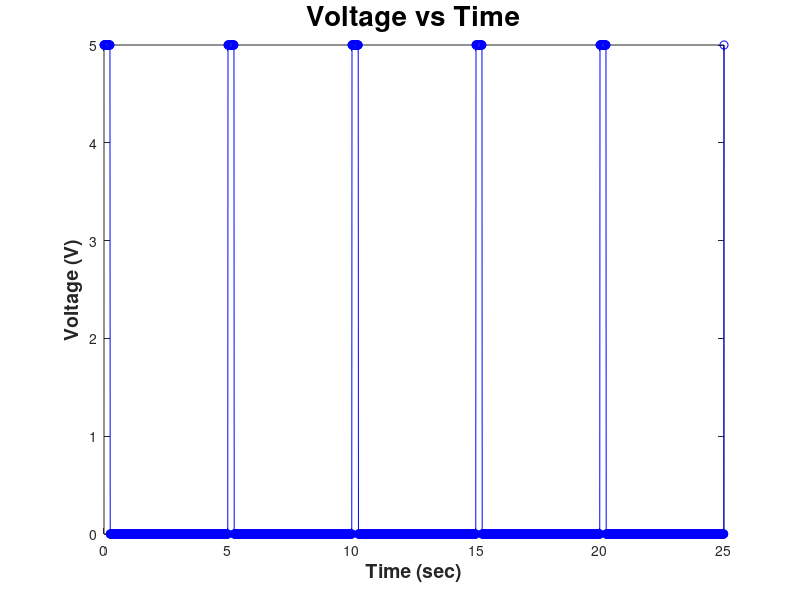

Here is the MATLAB script that generated this plot:
%Models_Hw3
clc;
%Problem 2
clear;
%Input
Name = input('Please enter your full name: ','s');
Age = input('Please enter your age: ','s');
City = input('Please enter your city of residence: ','s');
State = input('Please enter your state of residence: ','s');
Zip_Code = input('Please enter you zip code: ','s');

%Output
fprintf('Your name is %s.\n',Name);
fprintf('Your age is %s.\n',Age);
fprintf('You live in the city %s.\n',City);
fprintf('You live in the state %s.\n',State);
fprintf('Your zip code is %s.\n',Zip_Code);

Verify_Info = menu('Is this information correct?','Yes','No');

%Problem 3
clear; clc;
%Inputs
T = input('What is the period? '); %T is the period length
tau = input('What is the duty cycle? '); %tau is the duty cycle
N = input('How many cycles? '); %N = number of cycles
f = 1/T; %f = frequency which = 1/T
Time = 0:0.01:T*N; 

%Analysis
y = 2.5*square(2*pi*f*Time, tau) + 2.5;
avg_y = mean(y);

%Output
plot(Time,y,'bo-');
xlabel('\bfTime (sec)','FontSize',14);
ylabel('\bfVoltage (V)','FontSize',14);
title('\bfVoltage vs Time','FontSize',20);
fprintf('The frequency is %0.2f Hz.\n',f);
fprintf('The average Voltage is %0.1f V.\n',avg_y);

%Problem 4
clear;
%Input
Color1 = menu('What is the color of the first band? ','Black','Brown','Red','Orange','Yellow','Green','Blue','Violet','Grey','White');
Color2 = menu('What is the color of the second band? ','Black','Brown','Red','Orange','Yellow','Green','Blue','Violet','Grey','White');
Color3 = menu('What is the color of the third band? ','Black','Brown','Red','Orange','Yellow','Green','Blue','Violet','Grey','White');
Color4 = menu('What is the color of the fourth band? ','Gold','Silver','None');

Color1 = Color1 - 1;
Color2 = Color2 - 1;
Color3 = Color3 - 1;

Tolerance_Options = [.05 .1 .2];
Tolerance = Tolerance_Options(Color4);

%Analysis
Resistor_Value = (Color1*10 + Color2)*10^Color3;
Resistor_LowerRange = Resistor_Value - Resistor_Value*Tolerance;
Resistor_UpperRange = Resistor_Value + Resistor_Value*Tolerance;

%Output
fprintf('The nominal resistor value is %0.1f Ohms.\n',Resistor_Value);
fprintf('The range of values for the resistor is %0.1f to %0.1f Ohms.\n',Resistor_LowerRange,Resistor_UpperRange);